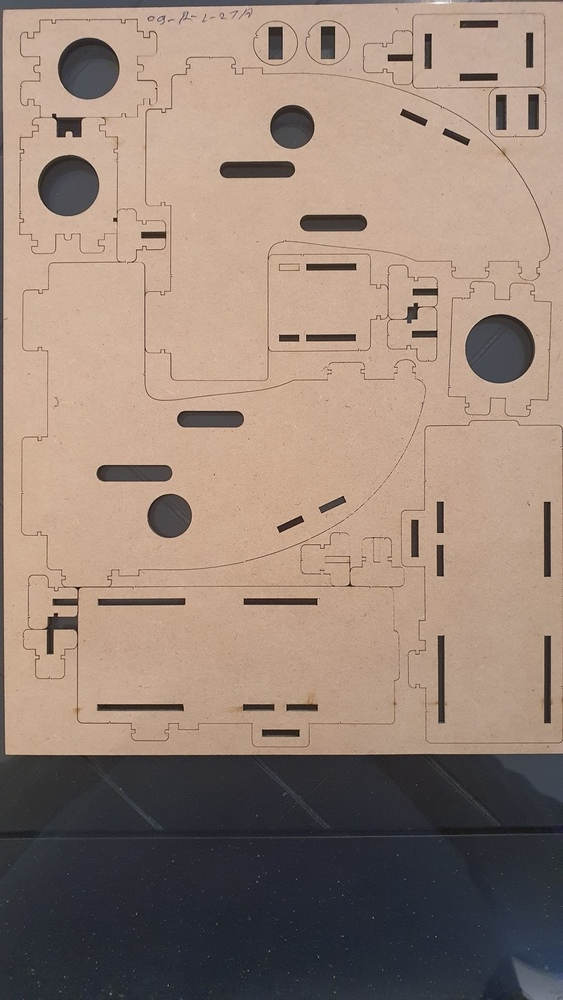
#> input picture not_cut_properly.jpg, 563 x 1000 px, shrunk from 851 x 1512 before the run
$ python 'HT optimized.py'
#> lines starting #> are read from the running program, lines starting #| are printed output that depends on the picture; after the words box and inside, x2 and y2 are one past the last pixel; in counts of white or black regions, pixels touching at a corner belong together
import cv2
import numpy as np
import matplotlib.pyplot as plt

img = cv2.imread('not_cut_properly.jpg', cv2.IMREAD_COLOR)
#> img is the input picture: shape (1000, 563, 3); mean B, G, R 118.8, 131.5, 151.1
img1 = img.copy()
gray = cv2.cvtColor(img1, cv2.COLOR_BGR2GRAY)
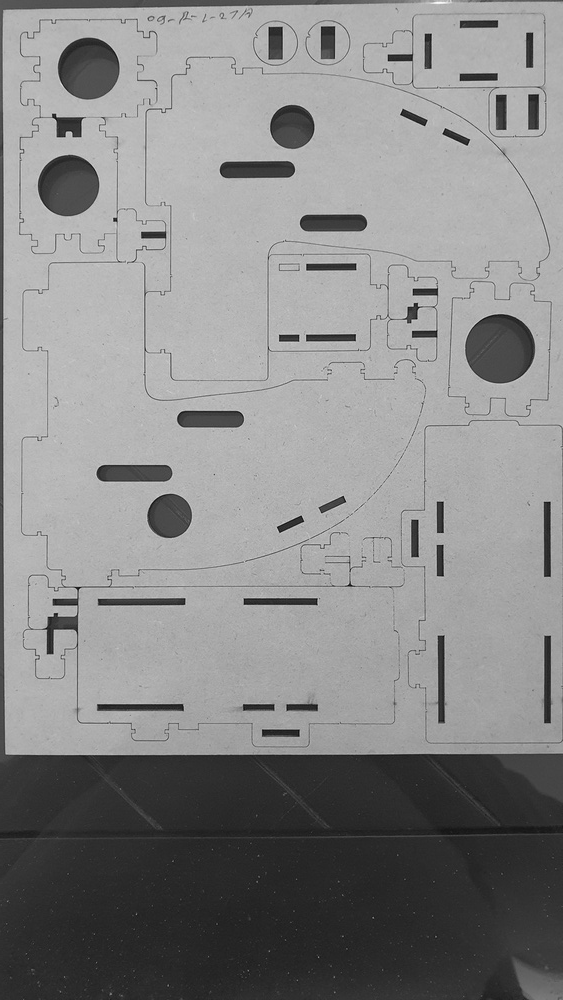
#> gray: shape (1000, 563); min 6, max 251, mean 135.9
# gray_blurred = cv2.GaussianBlur(gray, (11,11), cv2.BORDER_DEFAULT)
gray_blurred = cv2.blur(gray, (3, 3))

#Hough Transform
detected_circles = cv2.HoughCircles(gray_blurred, cv2.HOUGH_GRADIENT, 1, 10, param1 = 100,
                                    param2 = 100, minRadius = 0, maxRadius = 0)
#> detected_circles = [[88.5, 67.5, 30.8], [499.5, 347.5, 34.6], [68.5, 185.5, 31.1]]

#Drawing and Printing detected circles
if detected_circles is not None:

    detected_circles = np.uint16(np.around(detected_circles))
#> detected_circles = [[88, 68, 31], [500, 348, 35], [68, 186, 31]]
    print("detected circles", detected_circles)
#| detected circles [[[ 88  68  31]
#|   [500 348  35]
#|   [ 68 186  31]]]
    for pt in detected_circles[0, :]:
        x, y, r = pt[0], pt[1], pt[2]
        cv2.circle(img1, (x, y), r, (0, 255, 0), 2)
        cv2.circle(img1, (x, y), 1, (0, 0, 255), 3)
#> this loop made 3 passes
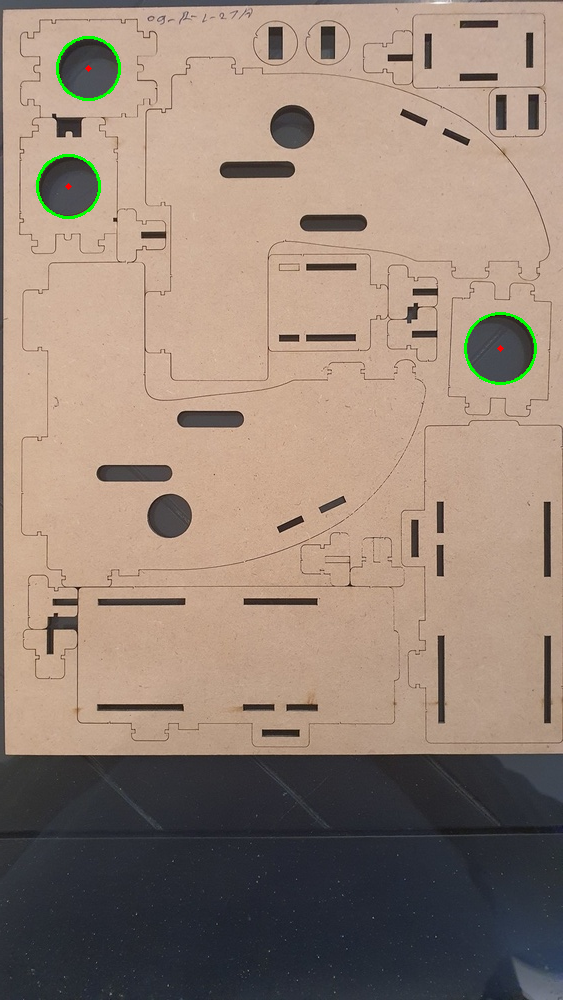
#> img1: shape (1000, 563, 3); 0.34% of pixels changed, all inside (x1, y1, x2, y2) = (36, 36, 537, 385)

#Thresholding
ret, thresh = cv2.threshold(gray, 127, 255, cv2.THRESH_BINARY_INV)
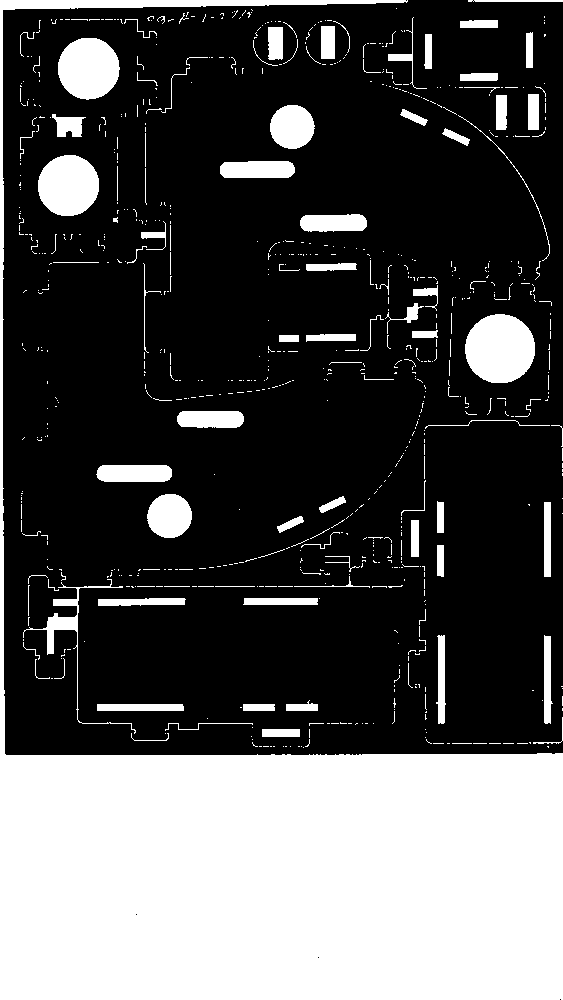
#> thresh: shape (1000, 563); 31.7% white; 773 white regions (665 under 20 px), largest, box (x1, y1, x2, y2) and area: (0, 0, 563, 1000) 143441, (465, 314, 535, 383) 3824, (58, 38, 120, 100) 3000

#Getting pixels on the circumference of circle
def get_points_on_circle(x_centre, y_centre, radius):
    points=[]
    mask = np.zeros((img.shape[0], img.shape[1]), dtype=np.uint8)
    cv2.circle(mask, center=(x_centre, y_centre), radius=radius, color=255, thickness=1)
    y,x=np.where(mask)
    points=list(zip(y,x))
    return points

#Checking neighbouring pixels
def check_neighbours(img, points, dist):
    badpixels=[]
    for point in points:
        rows, cols = img.shape
        i, j = point[1], point[0]
        rmin = i - dist if i - dist >= 0 else 0
        rmax = i + dist if i + dist < rows else i
        cmin = j - dist if j - dist >= 0 else 0
        cmax = j + dist if j + dist < cols else j
        neighbours = []

        for x in range(rmin, rmax + 1):
            for y in range(cmin, cmax + 1):
                neighbours.append([x, y])
        neighbours.remove([point[1], point[0]])
        neighbours_flip = np.flip(neighbours)

        values=[]
        for px in neighbours_flip:
            y, x = px[0], px[1]
            values.append(thresh[y,x])

        if(np.max(values)==0):
           badpixels.append(point)

    return badpixels

# [18 lines of commented-out code are left out]

img3=img.copy()
def check_convexity():
    for circle in detected_circles[0, :]:
        x, y, r = circle[0], circle[1], circle[2]
        points = get_points_on_circle(x,y,r)
        # for point in points:
        #     if thresh[point]==255:
        #         points.remove(point)

        bad_pixels=check_neighbours(thresh,points,1)
        if bad_pixels:
            print("bad_pixels", bad_pixels)
            bad_pixels_flip=np.flip(bad_pixels)
            for px in bad_pixels_flip:
                a=px[0]
                b=px[1]
                cv2.circle(img3, (a, b), 1, (0, 0, 255), 2)
#> this loop made 3 passes
#> (r, bad_pixels, bad_pixels_flip) on pass 3: (31, [(216, 75), (217, 68)], [[68, 217], [75, 216]])
#| bad_pixels [(216, 75), (217, 68)]
#> img3: shape (1000, 563, 3); 0.01% of pixels changed, all inside (x1, y1, x2, y2) = (66, 214, 78, 220)

check_convexity()
cv2.imshow("detected circles", img1)
cv2.waitKey(0)
cv2.destroyAllWindows()
cv2.imshow("thresholding", thresh)
cv2.waitKey(0)
cv2.destroyAllWindows()
cv2.imshow("bad pixels", img3)
cv2.waitKey(0)
cv2.destroyAllWindows()
